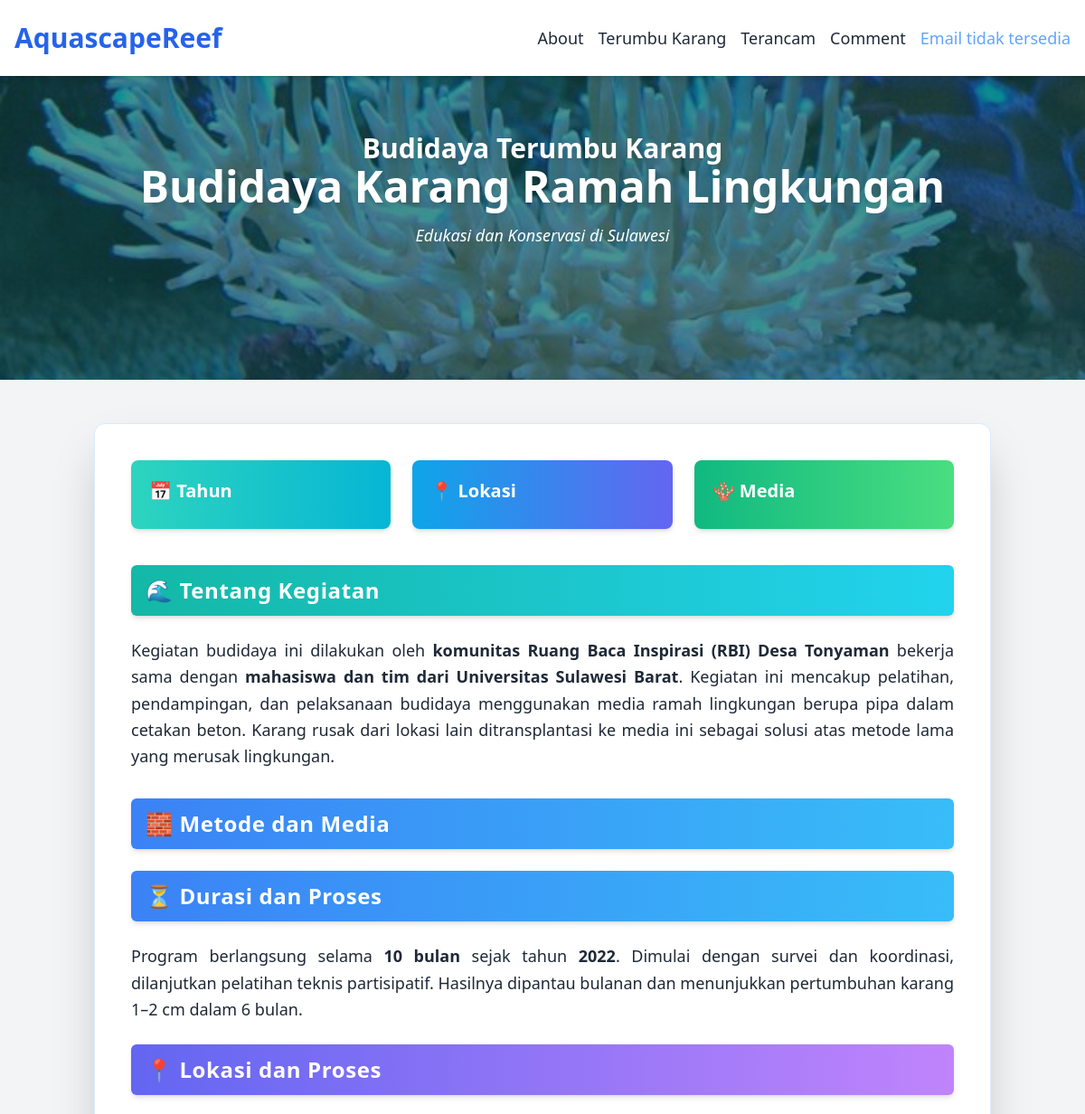
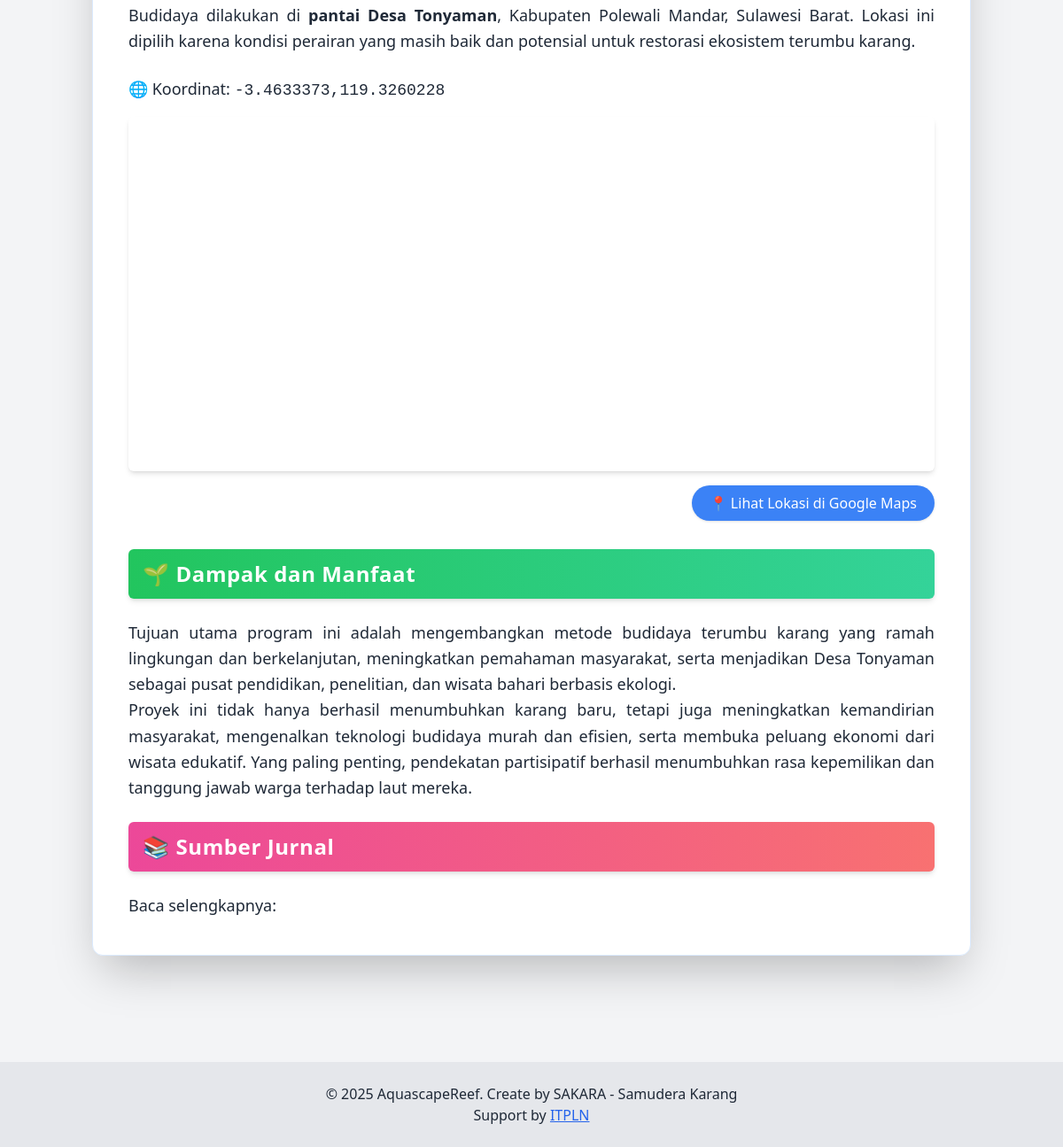
/detail_budidaya_terumbu.php?cid=2 (signed in), run on the app's committed database (2 pictures, top to bottom).
### tables this page shows
CREATE TABLE `cultivations` (
  `id` int(11) NOT NULL,
  `title` varchar(50) NOT NULL,
  `tagline` varchar(100) DEFAULT NULL,
  `desc_small` text DEFAULT NULL,
  `x_tahun` varchar(50) DEFAULT NULL,
  `x_lokasi` varchar(50) DEFAULT NULL,
  `x_media` varchar(50) DEFAULT NULL,
  `tentang_html` text DEFAULT NULL,
  `metode_media_html` text DEFAULT NULL,
  `lokasi_proses_html` text DEFAULT NULL,
  `lokasi_proses_coordinate_txt` varchar(50) DEFAULT NULL,
  `lokasi_proses_iframe_url` varchar(100) DEFAULT NULL,
  `dampak_manfaat_html` text DEFAULT NULL,
  `sumber_jurnal_txt` text DEFAULT NULL,
  `sumber_jurnal_url` varchar(100) DEFAULT NULL,
  `durasi_proses_html` text DEFAULT NULL,
  PRIMARY KEY (`id`)
);

### _data_cultivations.php (called while the page is built)
<?php
include '_util_koneksi.php';
$id = $_GET['cid'] ?? '';
$cultivations = [];
if ($id == '') {
  $stmt = $conn->prepare("SELECT id, title, desc_small FROM cultivations");
  $stmt->execute();
  $result = $stmt->get_result();
  while ($row = $result->fetch_assoc()) {
    $cultivations[] = $row;
  }
} else {
  $stmt = $conn->prepare("SELECT * FROM cultivations WHERE id = ?");
  $stmt->bind_param("s", $id);
  $stmt->execute();
  $result = $stmt->get_result();
  while ($row = $result->fetch_assoc()) {
    $cultivations[] = $row;
  }
}

### detail_budidaya_terumbu.php (the view, shortened to what this page needs)
<?php
include "_data_cultivations.php";
$cul = $cultivations[0];
?>
<!DOCTYPE html>
<html lang="id">
<head>
  <?php include '_layout_headscript.php' ?>
</head>
<body id="top" class="bg-gray-100 text-gray-800 font-sans">
  <?php include '_layout_navbar.php' ?>
  <div class="absolute top-0 left-0 w-full h-full -z-10 overflow-hidden">
  </div>
  <header class="relative w-full h-[420px] bg-cover bg-center text-white flex items-center justify-center" style="background-image: url('karang.jpg');">
    <div class="absolute inset-0 bg-teal-900/60"></div>
    <div class="relative z-10 text-center px-4">
      <h1 class="text-2xl md:text-3xl font-bold drop-shadow-lg">Budidaya Terumbu Karang</h1>
      <h3 class="text-4xl md:text-5xl font-bold drop-shadow-lg"><?= $cul['title'] ?></h3>
      <p class="mt-4 text-lg italic drop-shadow-sm"><?= $cul['tagline'] ?></p>
    </div>
  </header>
  <main class="pt-12 pb-20 px-4 max-w-5xl mx-auto">
    <div class="bg-white p-6 md:p-10 shadow-2xl rounded-xl border border-blue-100 animate-fadeIn">
      <div class="grid grid-cols-1 md:grid-cols-3 gap-6 mb-10">
        <?php if ($cul['x_tahun'] !== ""): ?>
          <div class="bg-gradient-to-r from-teal-400 to-cyan-500 rounded-lg text-white p-5 shadow-md">
            <h3 class="text-xl font-bold mb-2">📅 Tahun</h3>
          </div>
        <?php endif ?>
        <?php if ($cul['x_lokasi'] !== ""): ?>
          <div class="bg-gradient-to-r from-sky-500 to-indigo-500 rounded-lg text-white p-5 shadow-md">
            <h3 class="text-xl font-bold mb-2">📍 Lokasi</h3>
          </div>
        <?php endif ?>
        <?php if ($cul['x_media'] !== ""): ?>
          <div class="bg-gradient-to-r from-emerald-500 to-green-400 rounded-lg text-white p-5 shadow-md">
            <h3 class="text-xl font-bold mb-2">🪸 Media</h3>
          </div>
        <?php endif ?>
      </div>
      <div class="mb-6 rounded-md bg-gradient-to-r from-teal-500 to-cyan-400 px-4 py-3 shadow-md">
        <h2 class="text-white text-2xl font-bold tracking-wide animate-bounce">🌊 Tentang Kegiatan</h2>
      </div>
      <div class="text-lg leading-relaxed text-justify mb-8">
        <?= $cul['tentang_html'] ?>
      </div>
      <div class="mb-6 rounded-md bg-gradient-to-r from-blue-500 to-sky-400 px-4 py-3 shadow-md">
        <h2 class="text-white text-2xl font-bold tracking-wide">🧱 Metode dan Media</h2>
      </div>
      <div class="mb-6 rounded-md bg-gradient-to-r from-blue-500 to-sky-400 px-4 py-3 shadow-md">
        <h2 class="text-white text-2xl font-bold tracking-wide">⏳ Durasi dan Proses</h2>
      </div>
      <div class="text-lg leading-relaxed text-justify mb-6">
        <?= $cul['durasi_proses_html'] ?? "" ?>
      </div>
      <div class="mb-6 rounded-md bg-gradient-to-r from-indigo-500 to-purple-400 px-4 py-3 shadow-md">
        <h2 class="text-white text-2xl font-bold tracking-wide">📍 Lokasi dan Proses</h2>
      </div>
      <div class="text-lg leading-relaxed text-justify mb-6">
        <?= $cul['lokasi_proses_html'] ?>
      </div>
      <p class="text-lg mb-4">
        🌐 Koordinat: <code><?= $cul['lokasi_proses_coordinate_txt'] ?></code>
      </p>
      <div class="mb-4">
        <iframe src="<?= $cul['lokasi_proses_iframe_url'] ?>" width="100%" height="400" style="border:0;" allowfullscreen="" loading="lazy" class="rounded-md shadow-md transition-transform hover:scale-[1.01]"></iframe>
      </div>
      <div class="mb-8 text-right">
        <a href="<?= explode("&", $cul["lokasi_proses_iframe_url"])[0] ?>" target="_blank" class="inline-block bg-blue-500 text-white px-5 py-2 rounded-full shadow hover:bg-blue-600 transition">📍 Lihat Lokasi di Google Maps</a>
      </div>
      <div class="mb-6 rounded-md bg-gradient-to-r from-green-500 to-emerald-400 px-4 py-3 shadow-md">
        <h2 class="text-white text-2xl font-bold tracking-wide">🌱 Dampak dan Manfaat</h2>
      </div>
      <p class="text-lg leading-relaxed text-justify mb-6">
        <?= $cul['dampak_manfaat_html'] ?>
      </p>
      <div class="mb-6 rounded-md bg-gradient-to-r from-pink-500 to-red-400 px-4 py-3 shadow-md">
        <h2 class="text-white text-2xl font-bold tracking-wide">📚 Sumber Jurnal</h2>
      </div>
      <p class="text-lg leading-relaxed text-justify">
        Baca selengkapnya:
      </p>
    </div>
  </main>
  <?php include "_layout_footer.php" ?>
</body>
</html>

### data on the page
cultivations: title "Budidaya Karang Ramah Lingkungan", tagline "Edukasi dan Konservasi di Sulawesi", tentang_html "Kegiatan budidaya ini dilakukan oleh komunitas Ruang Baca Inspirasi (RBI) Desa Tonyaman bekerja sama dengan mahasiswa dan tim dari Universitas Sulawesi Barat . Kegiatan ini mencakup pelatihan, pendampingan, dan pelaksanaan budidaya menggunakan media ramah lingkungan berupa pipa dalam cetakan beton. Karang rusak dari lokasi lain ditransplantasi ke media ini sebagai solusi atas metode lama yang merusak lingkungan.", durasi_proses_html "Program berlangsung selama 10 bulan sejak tahun 2022 . Dimulai dengan survei dan koordinasi, dilanjutkan pelatihan teknis partisipatif. Hasilnya dipantau bulanan dan menunjukkan pertumbuhan karang 1–2 cm dalam 6 bulan.", lokasi_proses_html "Budidaya dilakukan di pantai Desa Tonyaman , Kabupaten Polewali Mandar, Sulawesi Barat. Lokasi ini dipilih karena kondisi perairan yang masih baik dan potensial untuk restorasi ekosistem terumbu karang.", lokasi_proses_coordinate_txt "-3.4633373,119.3260228", dampak_manfaat_html "Tujuan utama program ini adalah mengembangkan metode budidaya terumbu karang yang ramah lingkungan dan berkelanjutan, meningkatkan pemahaman masyarakat, serta menjadikan Desa Tonyaman sebagai pusat pendidikan, penelitian, dan wisata bahari berbasis ekologi. Proyek ini tidak hanya berhasil menumbuhkan karang baru, tetapi juga meningkatkan kemandirian masyarakat, mengenalkan teknologi budidaya murah dan efisien, serta membuka peluang ekonomi dari wisata edukatif. Yang paling penting, pendekatan partisipatif berhasil menumbuhkan rasa kepemilikan dan tanggung jawab warga terhadap laut mereka."

### other printed values
$_SESSION['user']['name'] "Email tidak tersedia"
